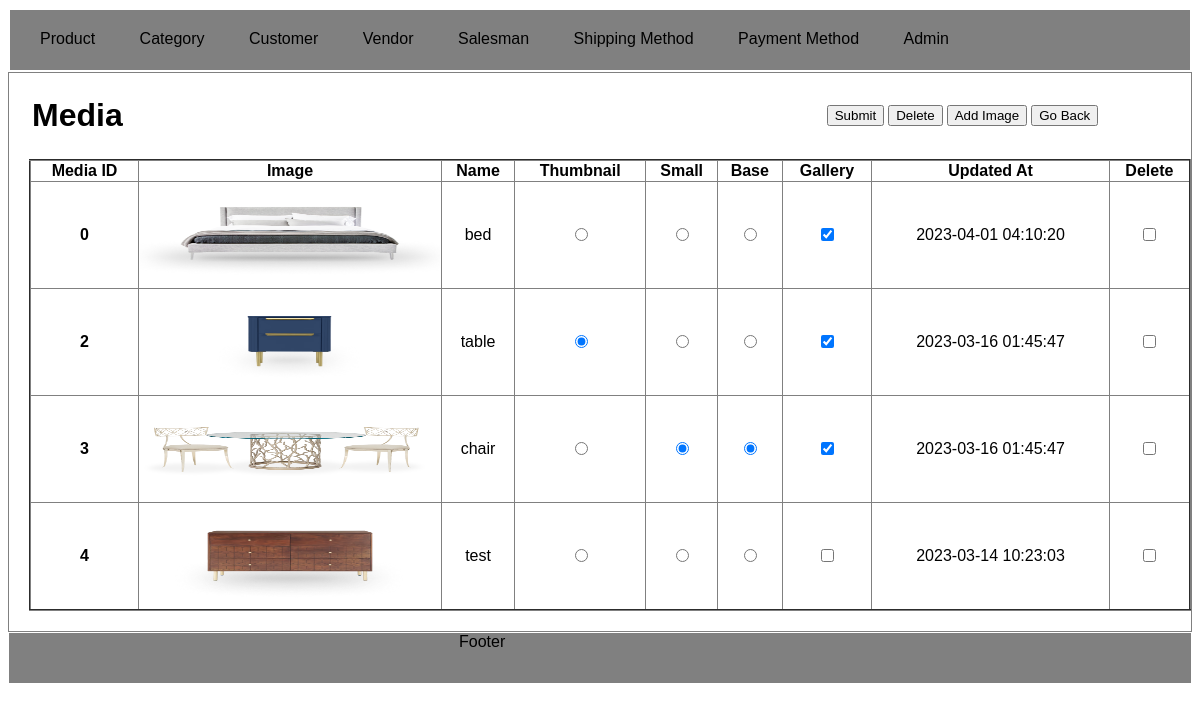
Screenshot of /index.php?c=product_media&a=grid&id=1 with the database file from the repository.
### tables this page shows
CREATE TABLE `product_media` (
  `product_id` int(11) NOT NULL,
  `image_id` int(11) NOT NULL,
  `name` varchar(255) NOT NULL,
  `image` varchar(255) NOT NULL,
  `thumbnail` tinyint(4) DEFAULT NULL,
  `small` tinyint(4) DEFAULT NULL,
  `base` tinyint(4) DEFAULT NULL,
  `gallery` tinyint(4) DEFAULT NULL,
  `created_at` datetime DEFAULT NULL
);

### Index.php (called while the page is built, shortened)
<?php
spl_autoload_register(function ($className) {
	$className = str_replace('_', '/', $className);
});
class Ccc
{
	static function init()
	{
		$front = new Controller_Core_Front();
		$front->init();
	}
}
Ccc :: init();
?>

### Model/Core/Request.php (called while the page is built, shortened)
<?php
class Model_Core_Request
{
	public function getParams($key = Null, $value = Null)
	{
		if(array_key_exists($key, $_GET)){
			return $_GET[$key];
		}
		if($key == Null){
			return $_GET;
		}
		return $value;
	}
	public function getActionName()
	{
		return $this->getParams('a','index');
	}
}

### Model/Core/View.php (called while the page is built, shortened)
<?php
class Model_Core_View
{
	protected $template = Null;
	protected $data = [];
	public function __get($key)
	{
		return $this->data[$key];
	}
	public function setTemplate($path)
	{
		$this->template = $path;
		return $this;
	}
	public function getTemplate()
	{
		return $this->template;
	}
	public function setData($data)
	{
		$this->data = $data;
		return $this;
	}
	public function render()
	{
		require_once 'View'.DS.$this->getTemplate();
	}
}

### Controller/Core/Action.php (called while the page is built, shortened)
<?php
class Controller_Core_Action
{
	protected $view = Null;
	public function setView($view)
	{
		$this->view = $view;
		return $this;
	}
	public function getView()
	{
		if($this->view){
			return $this->view;
		}
		$view = new Model_Core_View();
		return $view;
	}
	public function render()
	{
		$this->getView()->render();
	}
}

### Controller/Product/Media.php (called while the page is built, shortened)
<?php
class Controller_Product_Media extends Controller_Core_Action
{
	public function gridAction()
	{
		try {
			if(!$id = (int) $this->getRequest()->getParams('id')){
	    		throw new Exception("o bhai.", 1);
			}
			$sql = "SELECT * FROM `product_media` WHERE `product_id` = '{$id}'";
			$medias = Ccc::getModel('Product_Media_Row')->fetchAll($sql);
			$this->render();
		}
		catch (Exception $e) {
			$this->getMessageObject()->addMessage($e->getMessage(),Model_Core_Message::FAILURE);
			$this->redirect('grid','product');
		}
	}
}
?>

### Model/Core/Table/Row.php (called while the page is built, shortened)
<?php
class Model_Core_Table_Row
{
	protected $data = [];
	public function __get($key)
	{
		return $this->data[$key];
	}
	public function getTable()
	{
		$tableModel = new $model();
		return $tableModel;
	}
	public function fetchAll($sql)
	{
		$arrayData = $this->getTable()->fetchAll($sql);
		return $arrayData;
	}
	public function setData(array $data)
	{
		$this->data = array_merge($this->data,$data);
		return $this;
	}
}

### Model/Core/Adapter.php (called while the page is built, shortened)
<?php
class Model_Core_Adapter
{
	protected $config = [
		'servername' => 'localhost',
		'username' => 'root',
		'password' => '',
		'dbname' => 'project-ujjawal-rajyaguru-04-average'
	];
	public function connect()
	{
		$this->conn = mysqli_connect($this->config['servername'],$this->config['username'],$this->config['password'],$this->config['dbname']);
		return $this->conn;
	}
	public function query($sql)
	{
		$connect = $this->connect();
		return $connect->query($sql);
	}
	public function fetchAll($sql)
	{
		$result = $this->query($sql);
		return $result->fetch_all(MYSQLI_ASSOC);
	}
}

### Model/Core/Table.php (called while the page is built, shortened)
<?php
class Model_Core_Table
{
	public function getAdapter()
	{
		$adapter = new Model_Core_Adapter();
		return $adapter;
	}
	public function fetchAll($query)
	{
		$adapter = $this->getAdapter();
		$result = $adapter->fetchAll($query);
		return $result;
	}
}

### View/productMedia/grid.phtml (the view, shortened to what this page needs)
<?php
$medias = $this->medias;
?>
<!DOCTYPE html>
<html>
<head>
	<link rel="stylesheet" type="text/css" href="View/skin/style.css">
</head>
<body>
	<?php require_once 'View/html/header.phtml' ?>
	<div class="content-main">
		<form action="<?php print_r($url->getUrl('update')); ?>" method="post">
	        <table class="content">
	        	<tr>
	        		<td><h1>Media</h1></td>
	        		<td><button type="submit" name="submit">Submit</button></td>
	        		<td><input type="submit"value="Delete" name="delete" onclick="this.form.submit()"></td>
	        		<td><input type="button"value="Add Image" onclick='window.location.href="<?php print_r($url->getUrl('add')); ?>"'></td>
	        		<td><input type="button"value="Go Back" onclick='window.location.href="<?php print_r($url->getUrl('grid','product',Null,true)); ?>"'></td>
	        	</tr>
	        </table>
	        <table border="2px" width="100%" style="border-collapse : collapse;">
	        	<tr>
	        		<th>Media ID</th>
	        		<th width="100px">Image</th>
	        		<th>Name</th>
	        		<th>Thumbnail</th>
	        		<th>Small</th>
	        		<th>Base</th>
	        		<th>Gallery</th>
	        		<th>Updated At</th>
	        		<th>Delete</th>
	        	</tr>
	        	<?php if(is_array($medias)): ?>
		        	<?php foreach($medias as $media):?>
		        	<tr>
		        		<th><?php echo $media->image_id ?></th>
		        		<td><img class="image" src="View/productMedia/media/<?php echo $media->image ?>"></td>
		        		<td><center><?php echo $media->name ?></center></td>
		        		<td><center><input type="radio" name="thumbnail" value="<?php echo $media->image_id; ?>" <?php if($media->thumbnail == 1){ echo "checked"; } ?>></center></td>
		        		<td><center><input type="radio" name="small" value="<?php echo $media->image_id; ?>" <?php if($media->small == 1){ echo "checked"; } ?>></center></td>
		        		<td><center><input type="radio" name="base" value="<?php echo $media->image_id; ?>" <?php if($media->base == 1){ echo "checked"; } ?>></center></td>
		        		<td><center><input type="checkbox" name="gallery[<?php echo $media->image_id ?>]" <?php if($media->gallery == 1){echo "checked";} ?>></center></td>
		        		<td><center><?php echo $media->created_at ?></center></td>
		        		<td><center><input type="checkbox" name="del[<?php echo $media->image_id ?>]" value="delete"></center></td>
		        	</tr>
		        	<?php endforeach; ?>
		        <?php else: ?>
		        	<tr>
		        		<td colspan="9">No records available.</td>
		        	</tr>
		        <?php endif; ?>
	        </table>
        </form>
	</div>
	<?php require_once 'View/html/footer.phtml' ?>
</body>
</html>

### Controller/Core/Front.php (shortened to what this page needs)
<?php
class Controller_Core_Front
{
	protected $request = Null;
	protected function setRequest(Model_Core_Request $request)
	{
		$this->request = $request;
		return $this;
	}
	public function getRequest()
	{
		if($this->request){
			return $this->request;
		}
		$request = new Model_Core_Request();
		return $request;
	}
	public function init()
	{
		$controller = new $controllerClassName();
		$actionName = $this->getRequest()->getActionName()."Action";
		if(!method_exists($controller, $actionName)){
			$controller->errorAction($actionName);
		}
		else{
			$controller->$actionName();
		}
	}
}

### View/html/header.phtml (shortened to what this page needs)
<div class="header">
	<a href="<?php print_r($url->getUrl('grid','product')); ?>">Product</a>
	<a href="<?php print_r($url->getUrl('grid','category')); ?>">Category</a>
	<a href="<?php print_r($url->getUrl('grid','customer')); ?>">Customer</a>
	<a href="<?php print_r($url->getUrl('grid','vendor')); ?>">Vendor</a>
	<a href="<?php print_r($url->getUrl('grid','salesman')); ?>">Salesman</a>
	<a href="<?php print_r($url->getUrl('grid','shipping')); ?>">Shipping Method</a>
	<a href="<?php print_r($url->getUrl('grid','payment')); ?>">Payment Method</a>
	<a href="<?php print_r($url->getUrl('grid','admin')); ?>">Admin</a>
</div>

### View/html/footer.phtml (shortened to what this page needs)
<div class="footer">
    <span>Footer</span>
</div>

### View/skin/style.css (style rules this page uses)
* { font-family: Arial, Helvetica, sans-serif; }
.content-main { border: 1px solid grey; padding-left: 20px; padding-bottom: 20px; }
.content { display: flex; }
.content button { margin: 18px 0px 18px 700px; }
.image { width: 300px; height: 100px; }

### View/html/header.phtml (style rules this page uses)
.header { border: 2px solid white ; background-color: grey; height: 20px; padding: 20px 10px; }
.header a { text-decoration: none; color: black; padding: 0px 20px; }

### View/html/footer.phtml (style rules this page uses)
.footer { border: 1px solid white; height: 50px; color: black; background: grey; }
.footer span { margin-left: 450px; }

### rows the page displays
product_media: image_id "0", image (picture), name "bed", gallery "☑", created_at "2023-04-01 04:10:20"
product_media: image_id "2", image (picture), name "table", thumbnail "☑", gallery "☑", created_at "2023-03-16 01:45:47"
product_media: image_id "3", image (picture), name "chair", small "☑", base "☑", gallery "☑", created_at "2023-03-16 01:45:47"
product_media: image_id "4", image (picture), name "test", created_at "2023-03-14 10:23:03"
